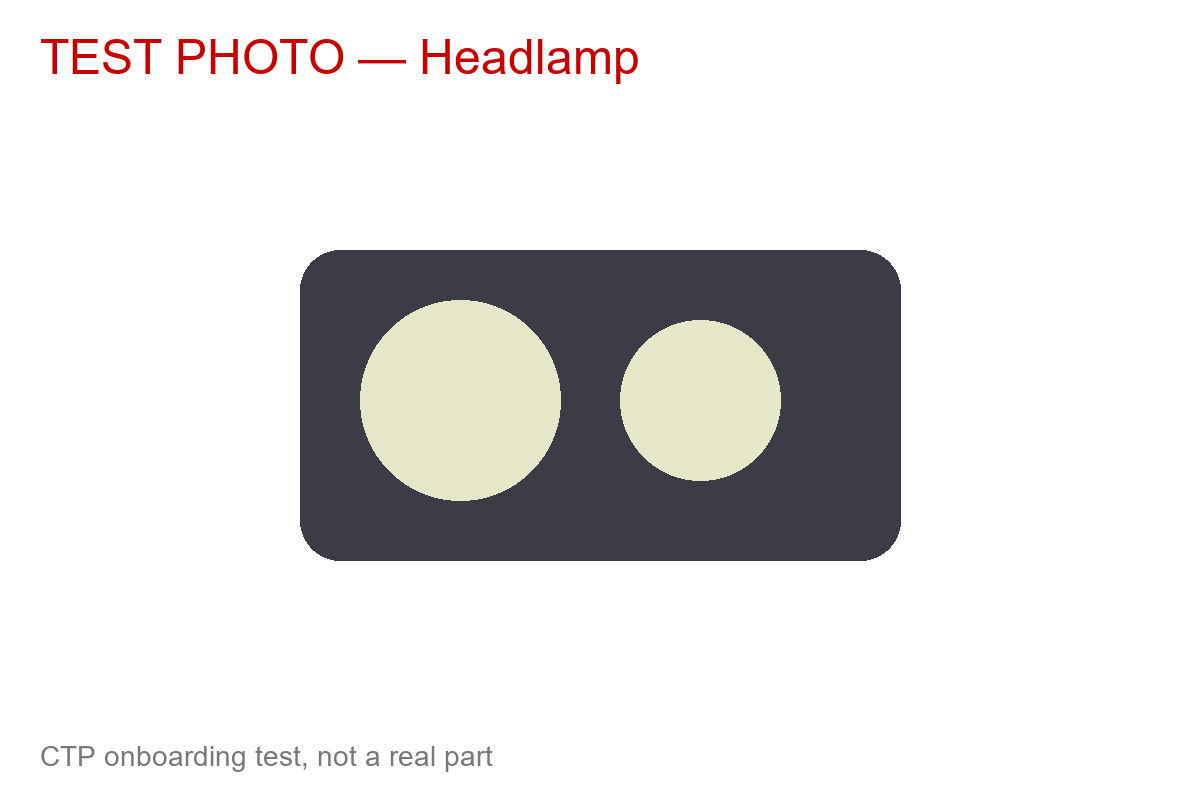
#> input picture tools/onboard/sample_zztest/pictures/ZZT-LGT-001-C.png, 1200 x 800 px
$ python -i onboard.py   (imports and definitions only)
#> lines starting #> are read from the running program, lines starting #| are printed output that depends on the picture; after the words box and inside, x2 and y2 are one past the last pixel; in counts of white or black regions, pixels touching at a corner belong together
#!/usr/bin/env python3
"""CTP Core — add a new make / model / brand from a folder of sheets (docs/13_ADD_A_NEW_MAKE.md).

    python tools/onboard/onboard.py validate  <sheets>                      check the sheets, touch nothing
    python tools/onboard/onboard.py import    <sheets> --batch B            DRY RUN: what CTP would get
    python tools/onboard/onboard.py import    <sheets> --batch B --apply    upload pictures, import into CTP
    python tools/onboard/onboard.py zoho      --batch B [--apply]           create / link the Zoho items
    python tools/onboard/onboard.py images    --batch B [--apply]           part photos onto the Zoho items
    python tools/onboard/onboard.py pricebook --batch B                     price-book preview (never applies)
    python tools/onboard/onboard.py verify    --batch B                     CTP + Zoho, item by item
    python tools/onboard/onboard.py status    --batch B                     what the batch did so far
    python tools/onboard/onboard.py rollback  --batch B [--apply] [--purge] undo: Zoho deactivate, CTP restore

<sheets> is a folder of CSV files (docs/templates/*.csv) or one .xlsx with a tab per sheet.
Every step is idempotent (run it again: nothing doubles) and every step without --apply only reports.
Rules it enforces: Zoho items are never deleted (rollback deactivates them); an existing Zoho item's
price is never changed (it is only linked); an existing part of ANOTHER make is never overwritten.

Needs: Python 3.10+, Pillow, openpyxl (for .xlsx), and the Supabase CLI logged in (npx supabase login)
— the tool fetches the service key itself; or set CTP_SERVICE_KEY.
"""
from __future__ import annotations

import argparse, csv, hashlib, io, json, os, re, subprocess, sys, time, urllib.error, urllib.request
from pathlib import Path

PROJECT = "hkzmydowyiajkbakxfkj"
URL = f"https://{PROJECT}.supabase.co"
BUCKET = "ctp-assets"
REPO = Path(__file__).resolve().parents[2]

SHEETS = {   # sheet -> (required columns, optional columns)
    "profile":        (["code", "make"], ["model", "display_name", "parts_brand_code", "parts_brand_name", "parts_brand_is_oem",
                       "zoho_manufacturer", "zoho_brand", "zoho_sales_account_id", "zoho_purchase_account_id",
                       "zoho_inventory_account_id", "unit", "default_part_type", "rebate_scheme", "pn_pattern", "lookup_url",
                       "description_template", "is_test", "notes"]),
    "vehicles":       (["model"], ["make", "variant", "year_from", "year_to", "engine", "notes"]),
    "sections":       (["code", "name"], []),
    "suppliers":      (["code", "name"], ["contact", "phone", "email", "currency", "lead_time_days", "vat_no", "notes"]),
    "parts":          (["sku", "name", "section_code"], ["part_type", "universal", "make", "model", "catalogue_pn", "mpn", "side",
                       "drawing_no", "diagram_item_no", "description", "uom", "weight_g", "list_price_zar", "supplier", "notes"]),
    "fitment":        (["sku", "model"], ["make", "variant", "year_from", "year_to", "engine", "note"]),
    "xrefs":          (["sku", "xref_number"], ["xref_brand", "xref_type", "confidence"]),
    "part_suppliers": (["sku", "supplier_code"], ["supplier_sku", "cost_zar", "currency", "lead_time_days", "moq", "preferred"]),
    "diagrams":       (["drawing_key", "section_code", "title", "image_file"], ["img_w", "img_h"]),
    "hotspots":       (["drawing_key", "item_no", "sku", "x", "y"], ["radius"]),
    "images":         (["sku", "image_file"], ["is_primary", "sort_order", "caption"]),
    "price_books":    (["scheme", "sku"], []),
}
PART_TYPES = {"OEM", "Aftermarket", "Universal"}
XREF_TYPES = {"oem", "aftermarket", "competitor", "supersession", "alternate"}
SIDES = {"", "L", "R", "C", "B"}
YES = {"y", "yes", "true", "1", "x"}


# ── sheets ────────────────────────────────────────────────────────────────────
# [25 lines left out: function load, not called in this run]


def rands_to_minor(v: str) -> int | None:
    v = (v or "").replace("R", "").replace(" ", "").replace(",", "")
    return None if v == "" else int(round(float(v) * 100))


def yes(v: str) -> bool:
    return (v or "").strip().lower() in YES


def safe_key(s: str) -> str:
    return re.sub(r"[^A-Za-z0-9._-]+", "_", s).strip("_")


# ── Supabase ─────────────────────────────────────────────────────────────────
_KEY: str | None = None
# [52 lines left out: functions key, http, rest, fn, sql, not called in this run]


# ── validation → payload ─────────────────────────────────────────────────────
class Report:
    def __init__(self): self.errors: list[str] = []; self.warnings: list[str] = []
    def err(self, m): self.errors.append(m)
    def warn(self, m): self.warnings.append(m)


# [186 lines left out: functions image_size, build, existing_state, prepare, show, not called in this run]


# ── pictures ─────────────────────────────────────────────────────────────────
def web_variant(local: str) -> bytes:
    """The app's thumbnail: content cropped, square, white, ≤1200 px, WebP (as server/upload_web_variants.py)."""
#> called with local = 'sample_zztest/pictures/ZZT-LGT-001-C.png'
    from PIL import Image, ImageChops, ImageOps
    im = ImageOps.exif_transpose(Image.open(local))
#> im is the input picture: PIL image 1200x800 RGB; mean R, G, B 225.9, 224.7, 224.4
    if im.mode in ("RGBA", "LA", "P"):
        im = im.convert("RGBA"); bg = Image.new("RGBA", im.size, (255, 255, 255, 255)); bg.alpha_composite(im); im = bg
    im = im.convert("RGB")
    diff = ImageChops.difference(im, Image.new("RGB", im.size, (255, 255, 255))).convert("L").point(lambda v: 255 if v > 18 else 0)
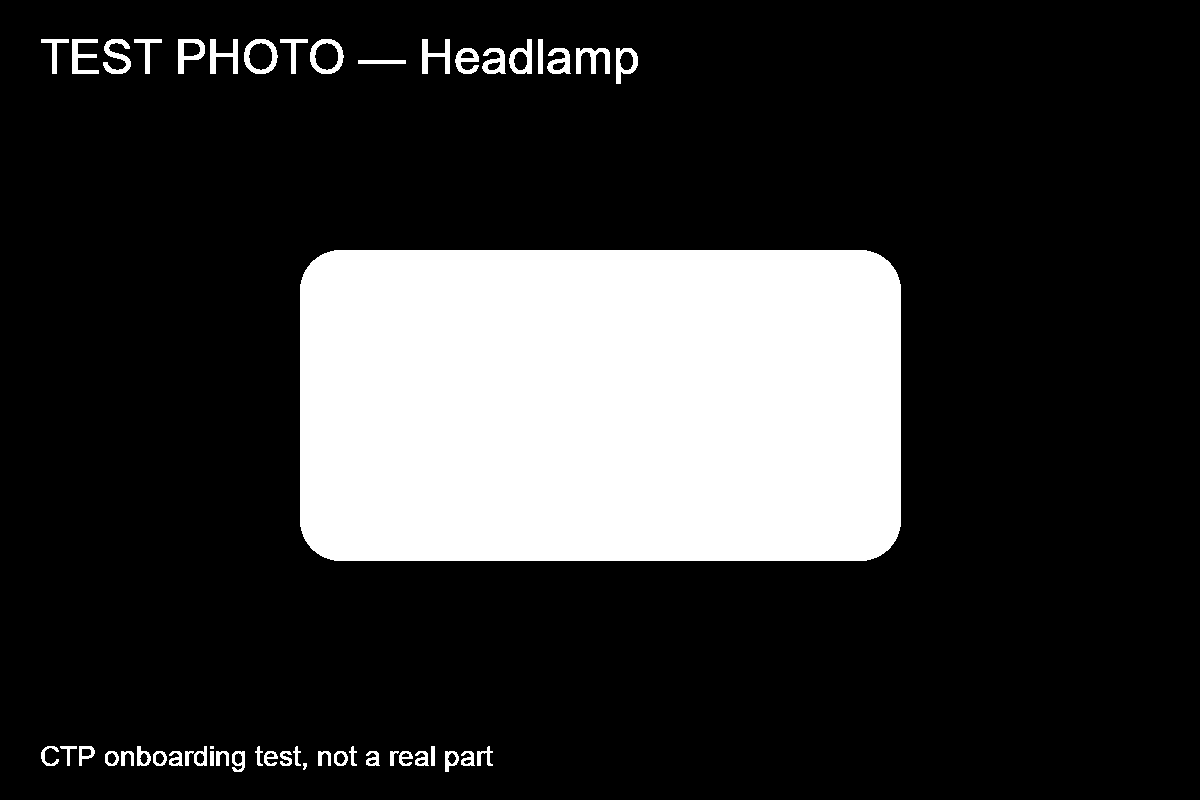
#> diff: PIL image 1200x800 L; 20.4% white; 49 white regions (1 under 20 px), largest, box (x1, y1, x2, y2) and area: (300, 250, 901, 561) 185495, (244, 39, 278, 74) 482, (310, 39, 344, 74) 482
    box = diff.getbbox() or (0, 0, *im.size)
#> box = (41, 39, 901, 772)
    im = im.crop(box); s = int(max(im.size) * 1.08)
#> after `im = im.crop(box)`:
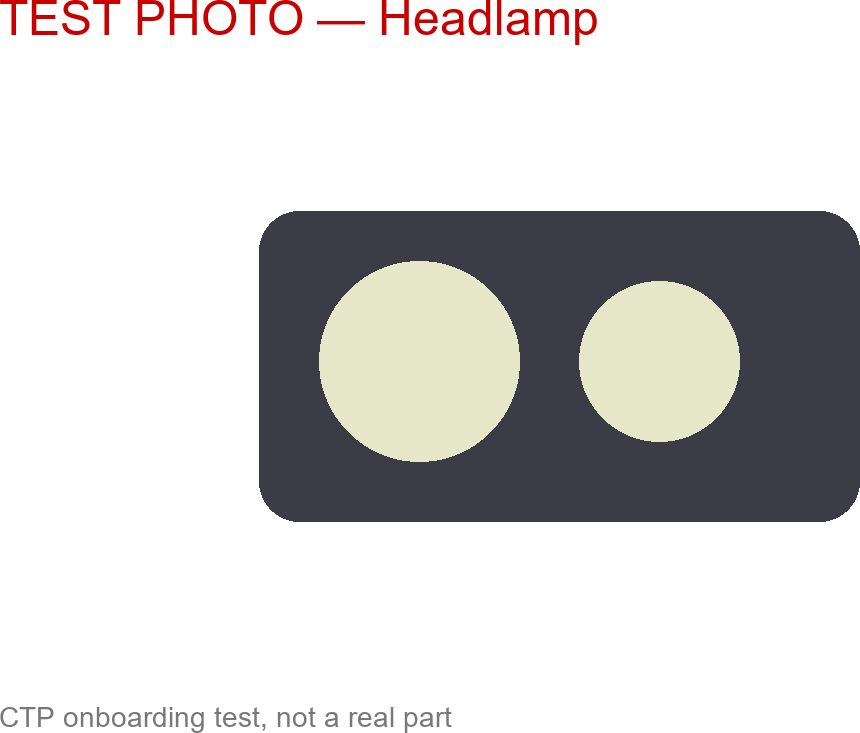
#> im: PIL image 860x733 RGB; mean R, G, B 210.6, 208.8, 208.4
#> after `s = int(max(im.size) * 1.08)`: s = 928
    sq = Image.new("RGB", (s, s), (255, 255, 255)); sq.paste(im, ((s - im.size[0]) // 2, (s - im.size[1]) // 2))
#> after `sq = Image.new('RGB', (s, s), (255, 255, 255))`: sq: PIL image 928x928 RGB; every value is 255
#> after `sq.paste(im, ((s - im.size[0]) // 2, (s - im.size[1]) // 2))`:
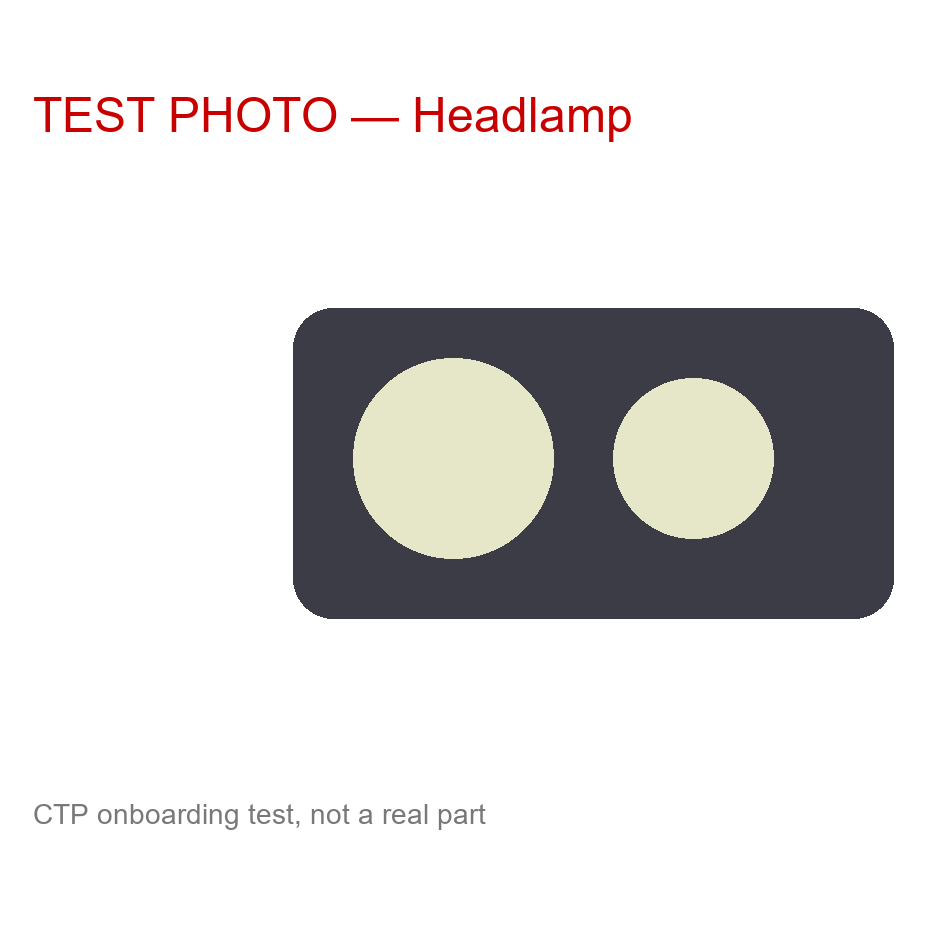
#> sq: PIL image 928x928 RGB; mean R, G, B 222.5, 221.2, 220.9
    if s > 1200: sq = sq.resize((1200, 1200), Image.LANCZOS)
    b = io.BytesIO(); sq.save(b, "WEBP", quality=82); return b.getvalue()


# [55 lines left out: functions upload, upload_all, cmd_validate, cmd_import, loop_fn, not called in this run]


def cmd_zoho(a):
    outs = loop_fn("zoho-onboard", {"action": "items", "batch": a.batch, "apply": a.apply})
    return 0 if all(o.get("ok") and not o.get("failed") for o in outs) else 1


def batch_skus(batch: str) -> list[str]:
    rows = rest("GET", f"import_batch_row?select=row_key&batch_code=eq.{batch}&entity=eq.part&action=in.(created,updated)") or []
    return sorted({r["row_key"] for r in rows})


# [75 lines left out: functions cmd_images, cmd_pricebook, cmd_verify, cmd_status, cmd_rollback, not called in this run]


def cmd_accounts(a):
    r = fn("zoho-onboard", {"action": "accounts"}); print(json.dumps(r, indent=2, ensure_ascii=False)); return 0


# [16 lines left out: function main, not called in this run]


# [2 lines not run here, left out]

>>> result = web_variant('sample_zztest/pictures/ZZT-LGT-001-C.png')

$ run again, on tools/onboard/sample_zztest/pictures/ZZT-UNI-001.png
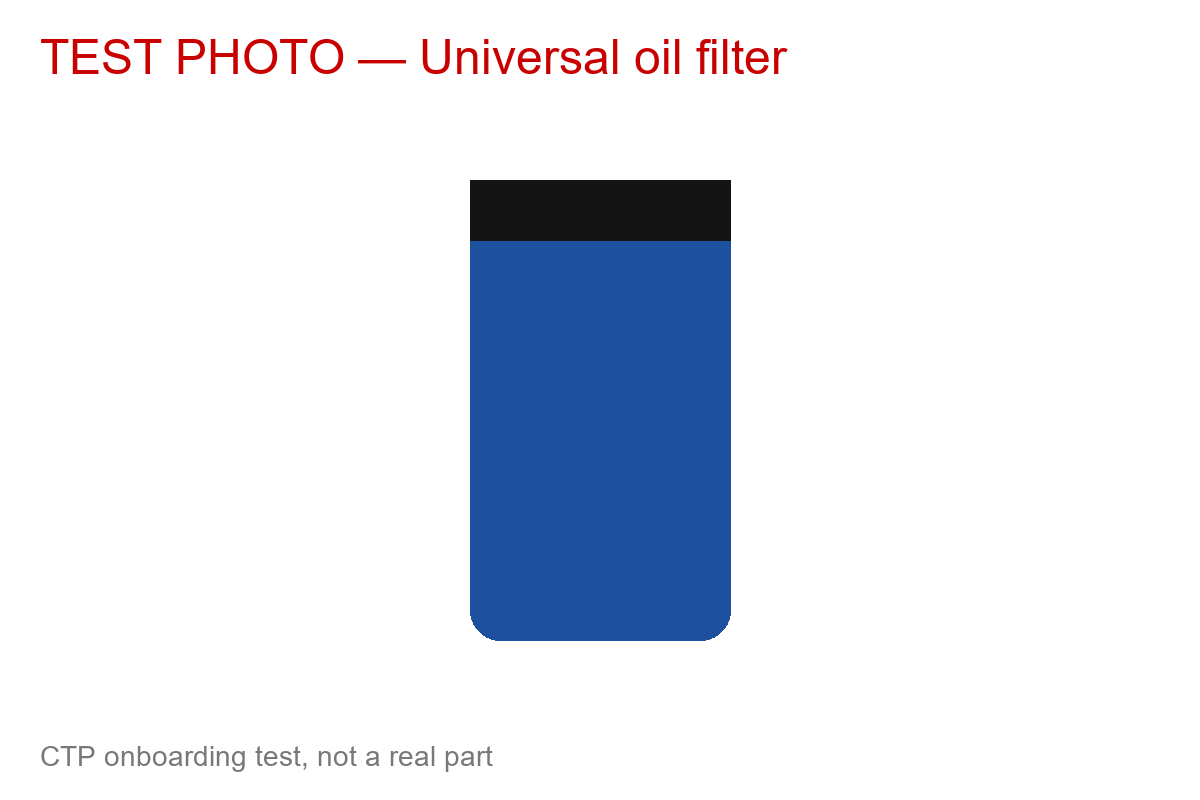
#> input picture tools/onboard/sample_zztest/pictures/ZZT-UNI-001.png, 1200 x 800 px
#> in web_variant, im is the input picture: PIL image 1200x800 RGB; mean R, G, B 226, 229.9, 238.6
#> in web_variant, `diff = ImageChops.difference(im, Image.new("RGB", im.size, (255, 255, ..`:
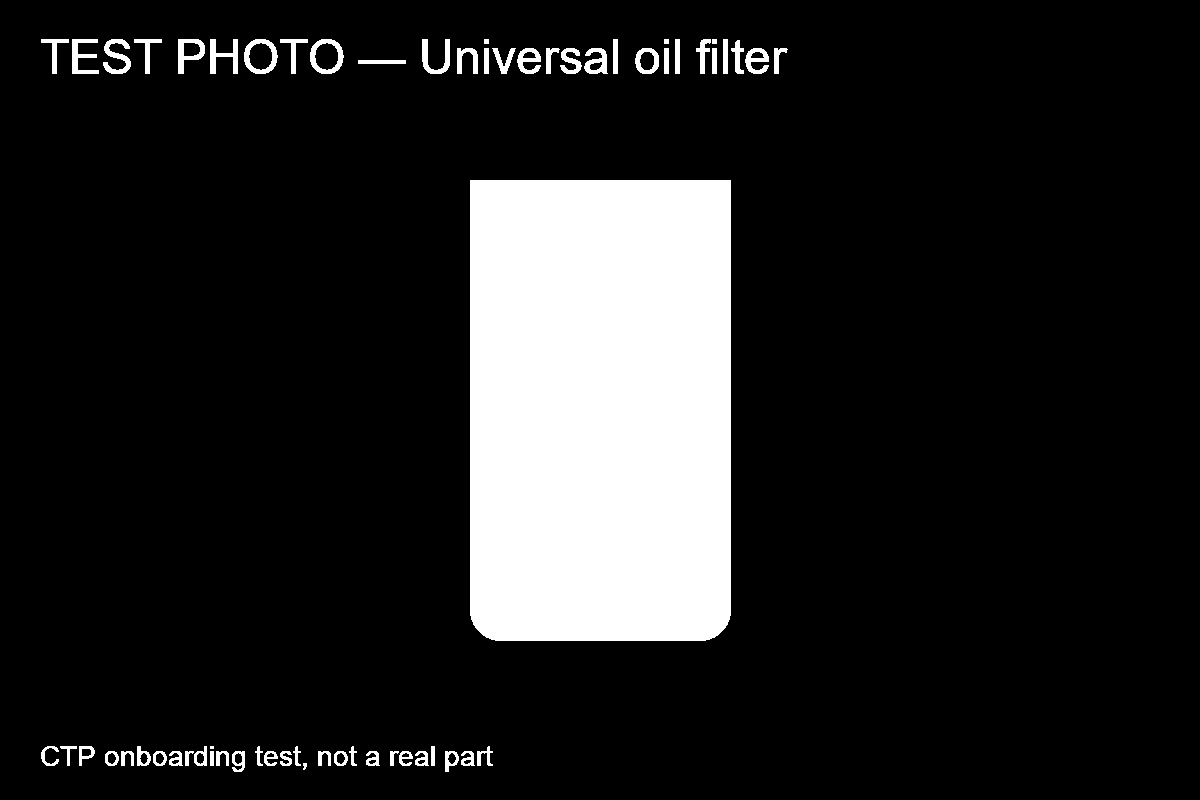
#> diff: PIL image 1200x800 L; 13.7% white; 62 white regions (1 under 20 px), largest, box (x1, y1, x2, y2) and area: (470, 180, 731, 641) 119915, (244, 39, 278, 74) 482, (310, 39, 344, 74) 482
#> box = (41, 39, 788, 772)
#> im: PIL image 747x733 RGB
#> sq: PIL image 806x806 RGB; every value is 255
#> in web_variant, `sq.paste(im, ((s - im.size[0]) // 2, (s - im.size[1]) // 2))`:
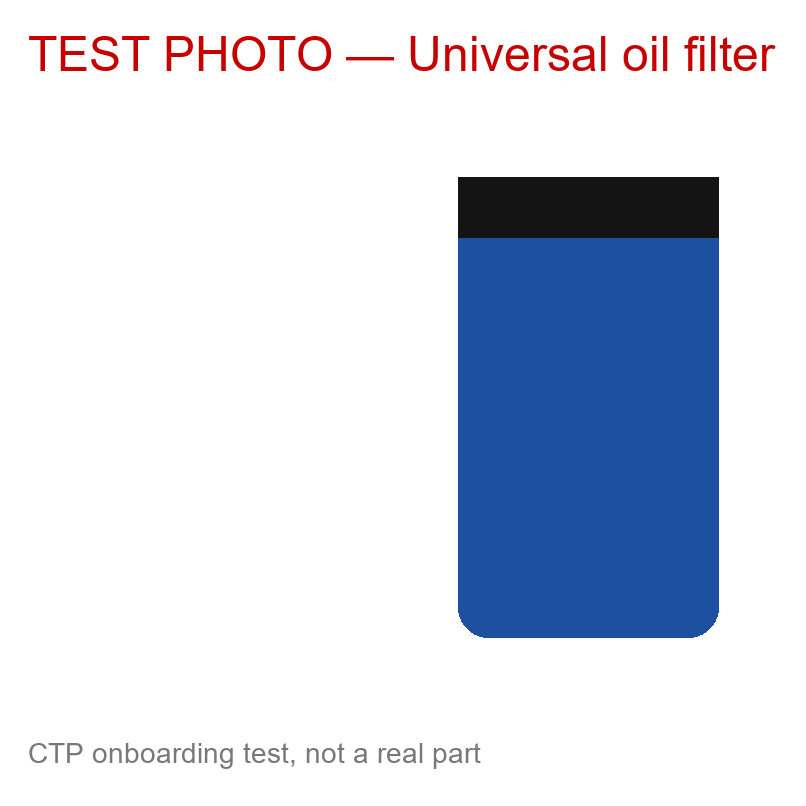
#> sq: PIL image 806x806 RGB; mean R, G, B 212.1, 218, 230.8

$ run again, on tools/onboard/sample_zztest/pictures/drawing_front.png
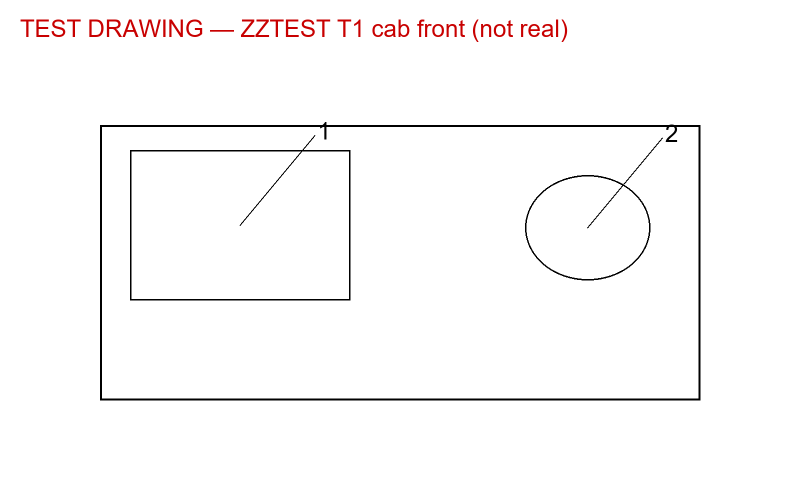
#> input picture tools/onboard/sample_zztest/pictures/drawing_front.png, 1600 x 1000 px (shown at 1/2 size)
#> in web_variant, im is the input picture: PIL image 1600x1000 RGB; mean R, G, B 251.2, 249.8, 249.8
#> in web_variant, `diff = ImageChops.difference(im, Image.new("RGB", im.size, (255, 255, ..`:
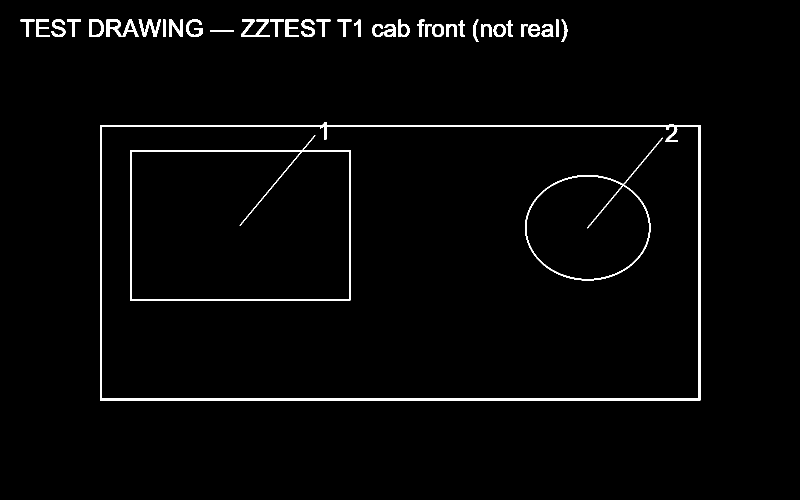
#> diff: PIL image 1600x1000 L (shown at 1/2 size); 2.1% white; 40 white regions, largest, box (x1, y1, x2, y2) and area: (200, 244, 1401, 801) 14424, (260, 270, 701, 601) 4889, (1050, 275, 1326, 561) 2576
#> box = (41, 39, 1401, 801)
#> im: PIL image 1360x762 RGB
#> in web_variant, `sq.paste(im, ((s - im.size[0]) // 2, (s - im.size[1]) // 2))`:
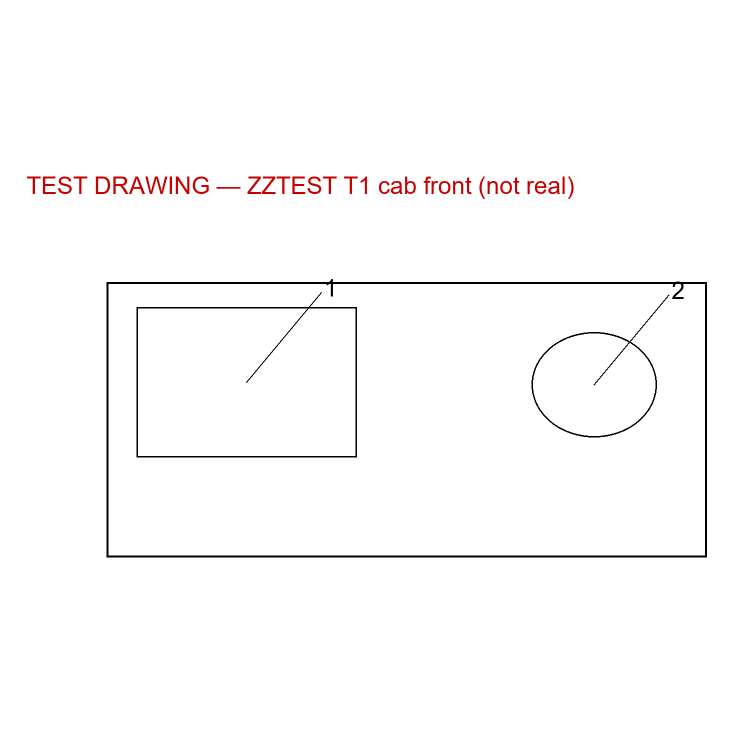
#> sq: PIL image 1468x1468 RGB (shown at 1/2 size); mean R, G, B 252.1, 251.2, 251.2
